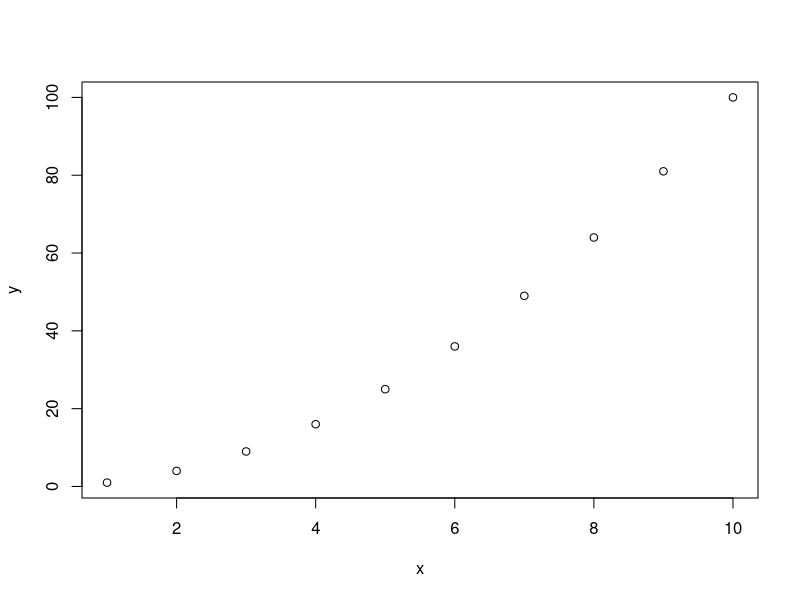
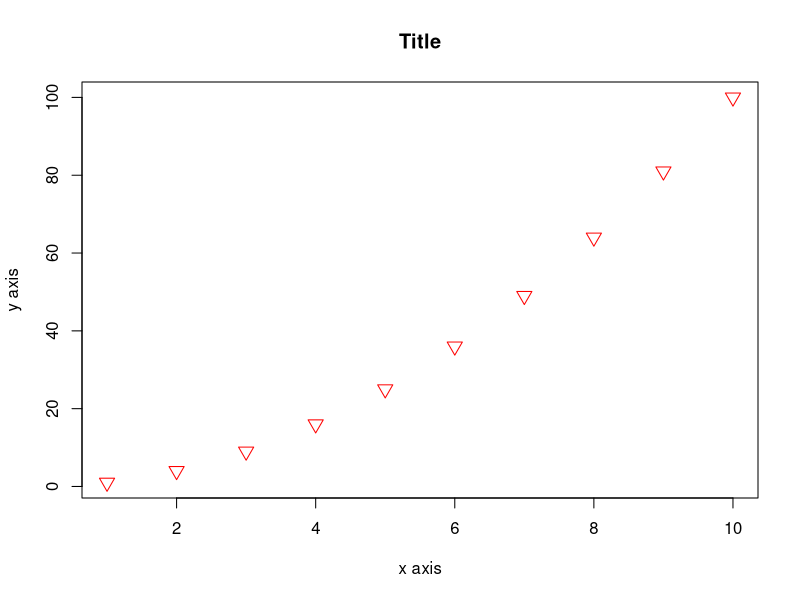
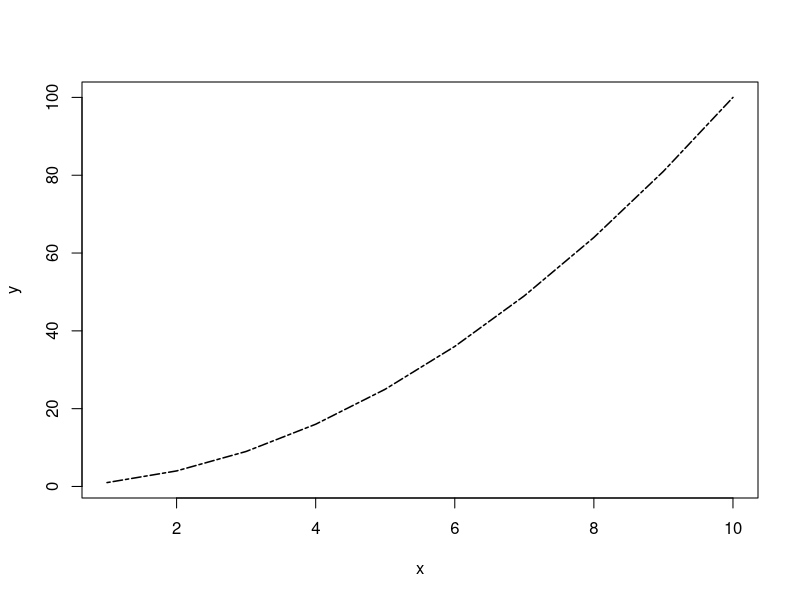
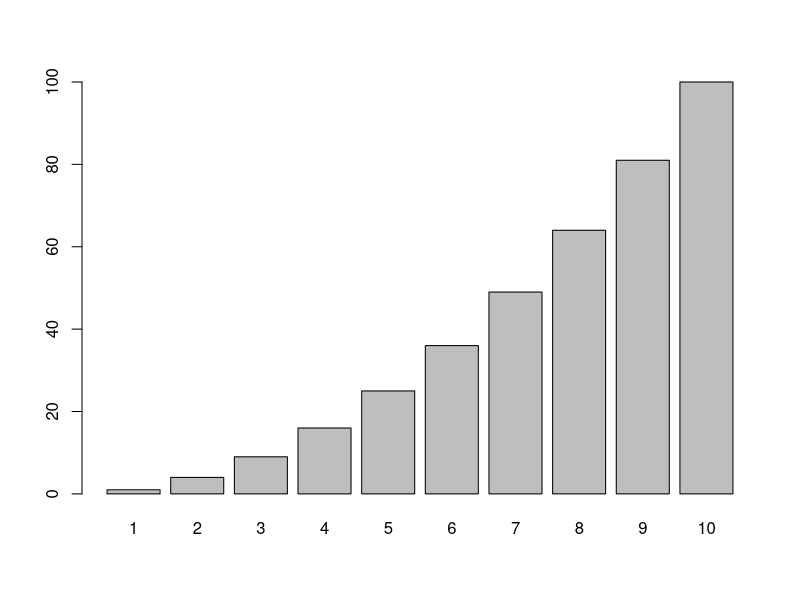
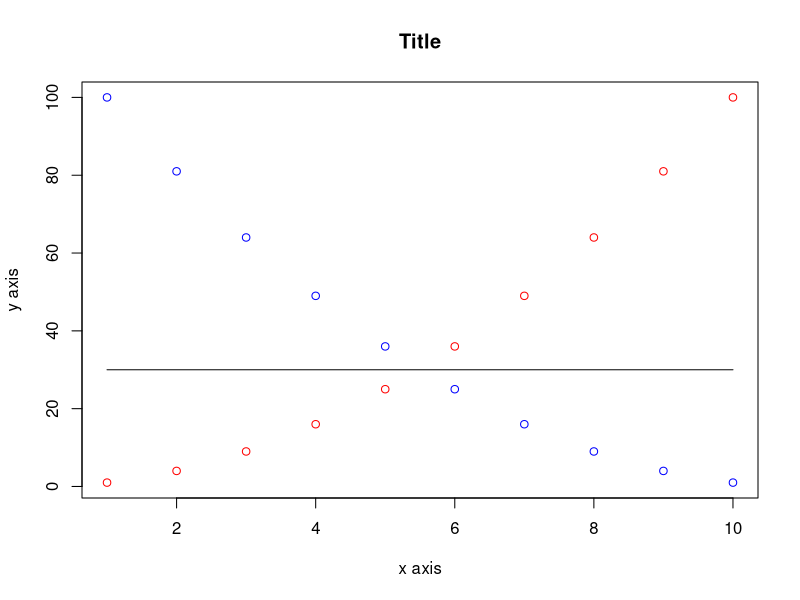

Reproduce these figures in R, in order.
## ---- chunk 1

## ---- chunk 2
x = 1:10
y = x^2
plot(x,y)
## ---- chunk 3
x = 1:10
y = x^2
plot(x,y,
     main = "Title",
     xlab = "x axis",
     ylab = "y axis",
     col = "red", #Adjusts the colour of the points
     cex = 1.5, #Adjusts size, 1 = default, 0.5 = 50% smaller, 2 = 100% larger
     pch = 25 #Adjusts shape of point, valid 1-25
     )
## ---- chunk 4
x = 1:10
y = x^2
plot(x,y, type = "l", # This makes it a line graph
     lwd = 1.5, #Adjusts size, 1 = default, 0.5 = 50% smaller, 2 = 100% larger
     lty = 6 #Adjusts line type, valid 0-6
     )
## ---- chunk 5
x = 1:10
y = x^2
barplot(y, names.arg = x)
## ---- chunk 6
x = 1:10
y = x^2
plot(x,y,
     main = "Title",
     xlab = "x axis",
     ylab = "y axis",
     col = "red"
)

#Inverting y to create z
z = y[10:1]

points(x, z, col = "blue")

# Create horizontal line
z = rep(30, 10) #Repeats the integer '30' ten times

lines(x, z, col = "black")
